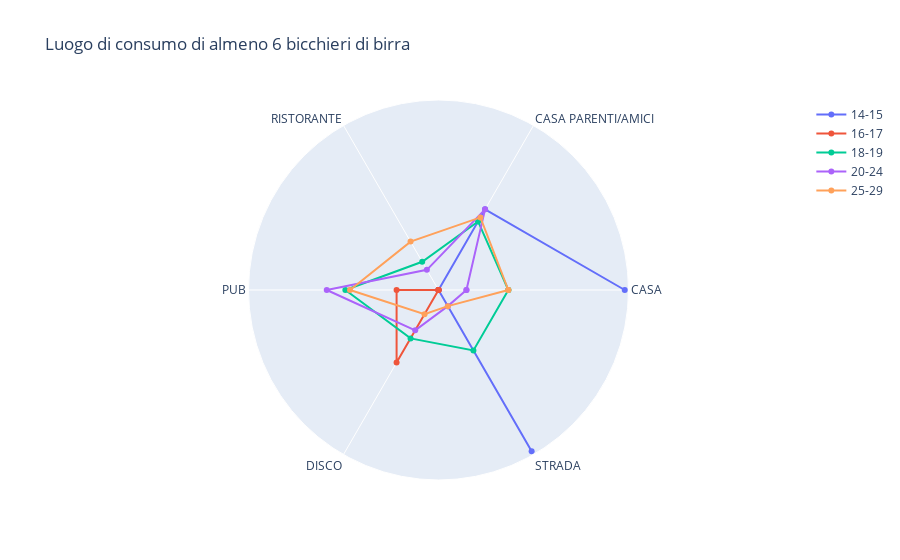

The code cell stored with this chart in its notebook:
### Code cell
import plotly.graph_objects as go
import plotly.offline as pyo


categories = ['CASA', 'CASA PARENTI/AMICI', 'RISTORANTE', 'PUB', 'DISCO', 'STRADA']
categories = [*categories, categories[0]]

# fascia eta 1, fascia eta 2, fascia eta 3, ...
fascia_5=[0.4,0.2,0,0,0]
fascia_6=[0,0,0,0.09,0.18]
fascia_7=[0.15,0.17,0.07,0.2,0.12,0.15]
fascia_8=[0.06,0.2,0.05,0.24,0.10,0.04]
fascia_9=[0.15,0.18,0.12,0.19,0.06,0.04]

fascia_5=[*fascia_5, fascia_5[0]]
fascia_6=[*fascia_6, fascia_6[0]]
fascia_7=[*fascia_7, fascia_7[0]]
fascia_8=[*fascia_8, fascia_8[0]]
fascia_9=[*fascia_9, fascia_9[0]]

fig = go.Figure(
    data=[
        go.Scatterpolar(r=fascia_5, theta=categories, name='14-15'),
        go.Scatterpolar(r=fascia_6, theta=categories, name='16-17'),
        go.Scatterpolar(r=fascia_7, theta=categories, name='18-19'),
        go.Scatterpolar(r=fascia_8, theta=categories, name='20-24'),
        go.Scatterpolar(r=fascia_9, theta=categories, name='25-29'),
    ],
    layout=go.Layout(
        title=go.layout.Title(text='Luogo di consumo di almeno 6 bicchieri di birra'),
        polar={'radialaxis': {'visible': False}},
        showlegend=True,
    )
)

fig.show()

### Figure 1 — Plotly figure (JSON) as saved in the notebook; plotly's stock layout.template omitted (floating-point values rounded to 4 significant figures)
{"data": [{"name": "14-15", "r": [0.4, 0.2, 0, 0, 0, 0.4], "theta": ["CASA", "CASA PARENTI/AMICI", "RISTORANTE", "PUB", "DISCO", "STRADA", "CASA"], "type": "scatterpolar"}, {"name": "16-17", "r": [0, 0, 0, 0.09, 0.18, 0], "theta": ["CASA", "CASA PARENTI/AMICI", "RISTORANTE", "PUB", "DISCO", "STRADA", "CASA"], "type": "scatterpolar"}, {"name": "18-19", "r": [0.15, 0.17, 0.07, 0.2, 0.12, 0.15, 0.15], "theta": ["CASA", "CASA PARENTI/AMICI", "RISTORANTE", "PUB", "DISCO", "STRADA", "CASA"], "type": "scatterpolar"}, {"name": "20-24", "r": [0.06, 0.2, 0.05, 0.24, 0.1, 0.04, 0.06], "theta": ["CASA", "CASA PARENTI/AMICI", "RISTORANTE", "PUB", "DISCO", "STRADA", "CASA"], "type": "scatterpolar"}, {"name": "25-29", "r": [0.15, 0.18, 0.12, 0.19, 0.06, 0.04, 0.15], "theta": ["CASA", "CASA PARENTI/AMICI", "RISTORANTE", "PUB", "DISCO", "STRADA", "CASA"], "type": "scatterpolar"}], "layout": {"polar": {"radialaxis": {"visible": false}}, "showlegend": true, "title": {"text": "Luogo di consumo di almeno 6 bicchieri di birra"}}}
